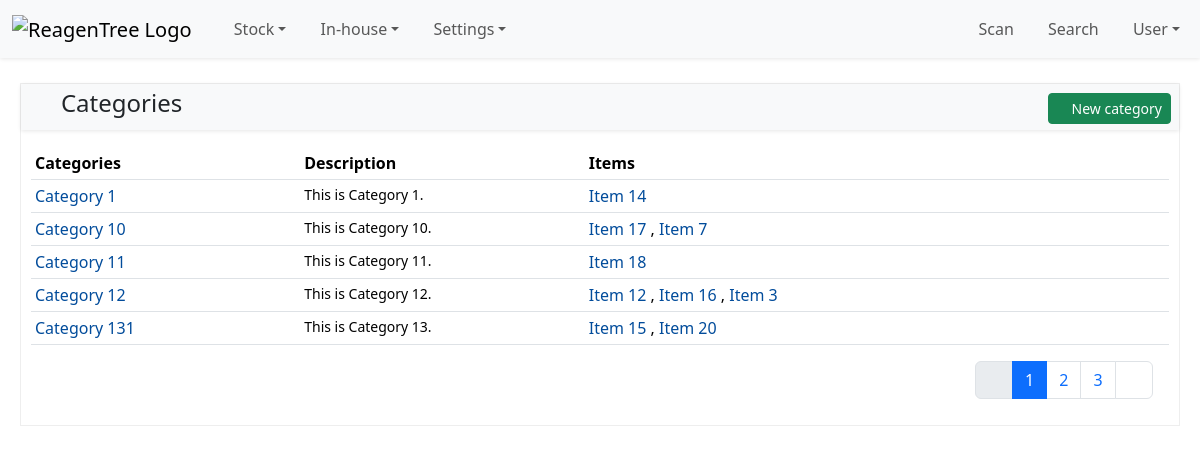
The page /category/ (signed in) on the database its author committed.
### category/models.py (models this page shows, shortened)
class Category(TimeStampUserMixin, models.Model):
    name = models.CharField(max_length=50, unique=True)
    description = models.TextField(blank=True, null=True)
    class Meta:
        verbose_name = "Category"
        verbose_name_plural = "Categories"
        ordering = ["name"]

### item/models/item.py (models this page shows, shortened)
class Item(TimeStampUserMixin, models.Model):
    name = models.CharField(max_length=255)
    description = models.TextField(blank=True, null=True)
    cas_number = models.CharField(max_length=20, blank=True, null=True)
    product_id = models.CharField(max_length=100)
    category = models.ForeignKey(
        "category.Category", on_delete=models.SET_NULL, null=True, blank=True, related_name="items"
    )
    quantity = models.DecimalField(max_digits=10, decimal_places=1, null=True, blank=True)
    quantity_unit = models.ForeignKey("item.Unit", on_delete=models.SET_NULL, null=True)
    manufacturer = models.ForeignKey(
        "company.Company", related_name="manufactured_items", on_delete=models.SET_NULL, null=True, blank=True
    )
    supplier = models.ForeignKey(
        "company.Company", related_name="supplied_items", on_delete=models.SET_NULL, null=True, blank=True
    )
    class Meta:
        ordering = ["name"]
        unique_together = ["name", "product_id"]

### category/views.py (the view)
# urls.py: path("", CategoryListView.as_view(), name="category_list"),
class CategoryListView(LoginRequiredMixin, ListView):
    model = Category
    context_object_name = "categories"
    template_name = "category/category_list.html"
    paginate_by = 5

### category/templates/category/category_list.html (shortened to what this page needs)
{% extends "object_list_base.html" %}
{% block panel_title %}
  <i class="bi bi-bookmarks-fill category-text-color"></i>  Categories
{% endblock panel_title %}
{% block panel_actions %}
  <a href="{% url 'category_create' %}" class="btn btn-sm btn-success"><i class="bi bi-plus-circle"></i> New category</a>
{% endblock panel_actions %}
{% block panel_content %}
  <div class="table-responsive">
    <table class="table table-sm table-hover">
      <thead>
        <tr>
          <th>Categories</th>
          <th width="25%" class="d-none d-lg-table-cell">Description</th>
          <th class="d-none d-lg-table-cell">Items</th>
          <th class="d-none d-lg-table-cell">{% include "partials/tooltray_toggle_icon.html" %}</th>
        </tr>
      </thead>
      <tbody>
        {% for category in categories %}
          <tr>
            <td class="align-middle">
              <a href="{% url 'category_detail' category.pk %} "
                 title="category details">{{ category.name }}</a>
            </td>
            <td class="small d-none d-lg-table-cell">{{ category.description|truncatechars:120 }}</td>
            <td class="d-none d-lg-table-cell">
              {% for item in category.items.all|slice:20 %}
                <a href="{% url 'item_detail' item.pk %}" title="item details">{{ item.name }}</a>
                {% if not forloop.last %},{% endif %}
              {% endfor %}
            </td>
            <td class="d-none d-lg-table-cell align-middle">
            </td>
          </tr>
        {% endfor %}
      </tbody>
    </table>
  </div>
{% endblock panel_content %}

### templates/object_list_base.html (shortened to what this page needs)
{% extends "base.html" %}
{% block content %}
  <div class="container-fluid">
    <div class="panel">
      <div class="panel-heading d-flex justify-content-between align-items-center pe-2">
        {% block panel_heading %}
          <h4 class="panel-title">
            {% block panel_title %}
            {% endblock panel_title %}
          </h4>
          {% block panel_actions %}
          {% endblock panel_actions %}
        {% endblock panel_heading %}
      </div>
      <div class="panel-content">
        {% block panel_content %}
        {% endblock panel_content %}
        {% include "partials/pagination_simple.html" %}
      </div>
    </div>
  </div>
{% endblock content %}

### templates/base.html (shortened to what this page needs)
{% load static %}
<!DOCTYPE html>
<html lang="en">
  <head>
    <link rel="stylesheet" href="{% static 'css/bootstrap-5.3.2.min.css' %}" />
    <link rel="stylesheet"
          href="{% static 'icons/bootstrap-icons-1.11.1.min.css' %}" />
    <link rel="stylesheet" href="{% static 'css/reagentree-1.0.css' %}" />
  </head>
  <body>
    <header>
      {% block header %}
        <nav class="navbar navbar-expand-lg navbar-light bg-light fixed-top">
          <div class="container-fluid">
            <a class="navbar-brand"
               href="{% url 'index' %}"
               title="ReagenTree Home Page">
              <img src="{% static 'images/ReagenTree_Logo.png' %}"
                   alt="ReagenTree Logo"
                   width="40"
                   height="40" />
            </a>
            <div class="collapse navbar-collapse" id="navbarNav">
              {% include "partials/navbar_menu_start.html" %}
              {% include "partials/navbar_menu_end.html" %}
            </div>
          </div>
        </nav>
      {% endblock header %}
    </header>
    <main id="main-content" class="mx-2">
      {% block alerts %}
        <div class="pt-2">
        </div>
      {% endblock alerts %}
      {% block content %}
      {% endblock content %}
    </main>
  </body>
</html>

### templates/partials/navbar_menu_start.html (shortened to what this page needs)
<ul class="navbar-nav">
  <li class="nav-item dropdown">
    <a class="nav-link dropdown-toggle"
       href="#"
       id="stockDropdown"
       role="button"
       data-bs-toggle="dropdown"
       aria-expanded="false"
       href="javascript:"><i class="bi bi-box-seam-fill stock-text-color"></i> Stock</a>
  </li>
  <li class="nav-item dropdown">
    <a class="nav-link dropdown-toggle"
       href="#"
       id="stockDropdown"
       role="button"
       data-bs-toggle="dropdown"
       aria-expanded="false"
       href="javascript:"><i class="bi bi-box-fill inhousestock-text-color"></i> In-house</a>
  </li>
  <li class="nav-item dropdown">
    <a class="nav-link dropdown-toggle"
       href="#"
       id="stockDropdown"
       role="button"
       data-bs-toggle="dropdown"
       aria-expanded="false"
       href="javascript:"><i class="bi bi-gear-fill setting-text-color"></i> Settings</a>
  </li>
</ul>

### templates/partials/navbar_menu_end.html (shortened to what this page needs)
<ul class="navbar-nav ms-auto">
  <li class="nav-item">
    <a class="nav-link" href="javascript:alert('To be implemented!')"><i class="bi bi-qr-code-scan scan-text-color"></i> Scan</a>
  </li>
  <li class="nav-item">
    <a class="nav-link" href="javascript:alert('To be implemented!')"><i class="bi bi-search search-text-color"></i> Search</a>
  </li>
  <li class="nav-item dropdown">
    <a class="nav-link dropdown-toggle"
       href="#"
       id="userDropdown"
       role="button"
       data-bs-toggle="dropdown"
       aria-expanded="false"
       href="javascript:"><i class="bi bi-person-fill user-text-color"></i> User</a>
  </li>
</ul>

### templates/partials/tooltray_toggle_icon.html
<a href="javascript:"
   id="tooltray-trigger"
   class="btn btn-sm"
   title="Toggle icons"
   onclick="toggleToolTrayIcons('tooltray-trigger', '.tooltray-container')">
  <i class="bi bi-tools fw-bold text-danger"></i>
</a>

### templates/partials/pagination_simple.html
{% if page_obj.paginator.num_pages > 1 %}
  <div class="d-flex justify-content-end px-3">
    <ul class="pagination">
      {% if page_obj.has_previous %}
        <li class="page-item">
          <a class="page-link"
             href="?page={{ page_obj.previous_page_number }}"
             aria-label="Previous">
            <span aria-hidden="true"><i class="bi bi-caret-left"></i></span>
          </a>
        </li>
      {% else %}
        <li class="page-item disabled">
          <a class="page-link" href="#" tabindex="-1" aria-disabled="true">
            <span aria-hidden="true"><i class="bi bi-caret-left"></i></span>
          </a>
        </li>
      {% endif %}
      {% for i in page_obj.paginator.page_range %}
        {% if page_obj.number == i %}
          <li class="page-item active">
            <a class="page-link" href="#">{{ i }}</a>
          </li>
        {% elif i > page_obj.number|add:"-3" and i < page_obj.number|add:"3" %}
          <li class="page-item">
            <a class="page-link" href="?page={{ i }}">{{ i }}</a>
          </li>
        {% endif %}
      {% endfor %}
      {% if page_obj.has_next %}
        <li class="page-item">
          <a class="page-link"
             href="?page={{ page_obj.next_page_number }}"
             aria-label="Next">
            <span aria-hidden="true"><i class="bi bi-caret-right"></i></span>
          </a>
        </li>
      {% else %}
        <li class="page-item disabled">
          <a class="page-link" href="#" tabindex="-1" aria-disabled="true">
            <span aria-hidden="true"><i class="bi bi-caret-right"></i></span>
          </a>
        </li>
      {% endif %}
    </ul>
  </div>
{% endif %}

### static/css/reagentree-1.0.css (style rules this page uses)
:root { --rt-light-shadow: 0 1px 4px rgba(0, 0, 0, 0.1); --rt-category: #ffc400; --rt-company: #0078d4; --rt-delivery: #4830d1; --rt-validation: #1ba756; --rt-location: #66dcc5; --rt-setting: #2a4a5a; --rt-search: #17a2b8; --rt-user: #4e4083; --rt-fushsia: #915c83; --rt-green20: #498205; --rt-item: #503191; --rt-stock: #ff9000; --rt-inhouse: #dd5030; --rt-inhousestock: #008080; }
a { text-decoration: none; color: #024c9b; }
.navbar-nav .nav-link .bi, .dropdown-menu .dropdown-item .bi { margin-right: 0.1rem; }
.navbar { box-shadow: var(--rt-light-shadow); }
.panel { margin-bottom: 0.75rem; background-color: #fff; border: 1px solid #eee; }
.panel-heading { padding: 3px; padding-top: 5px; padding-left: 15px; color: var(--bs-body-color); background-color: var(--bs-light); box-shadow: var(--rt-light-shadow); }
.panel-content { padding: 10px; }
.category-text-color { color: var(--rt-category); }
.stock-text-color { color: var(--rt-stock); }
.setting-text-color { color: var(--rt-setting); }
.scan-text-color { color: var(--bs-secondary); }
.search-text-color { color: var(--rt-search); }
.user-text-color { color: var(--rt-user); }
.inhousestock-text-color { color: var(--rt-inhousestock); }

### templates/base.html (style rules this page uses)
main#main-content { padding-top: 75px; }

### rows shown on the page
Category: name "Category 1", description "This is Category 1."
Item: name "Item 14"
Category: name "Category 10", description "This is Category 10."
Item: name "Item 17"
Item: name "Item 7"
Category: name "Category 11", description "This is Category 11."
Item: name "Item 18"
Category: name "Category 12", description "This is Category 12."
Item: name "Item 12"
Item: name "Item 16"
Item: name "Item 3"
Category: name "Category 131", description "This is Category 13."
Item: name "Item 15"
Item: name "Item 20"

### other values the page prints
{{ i }} "1"
{{ i }} "2" "3"
